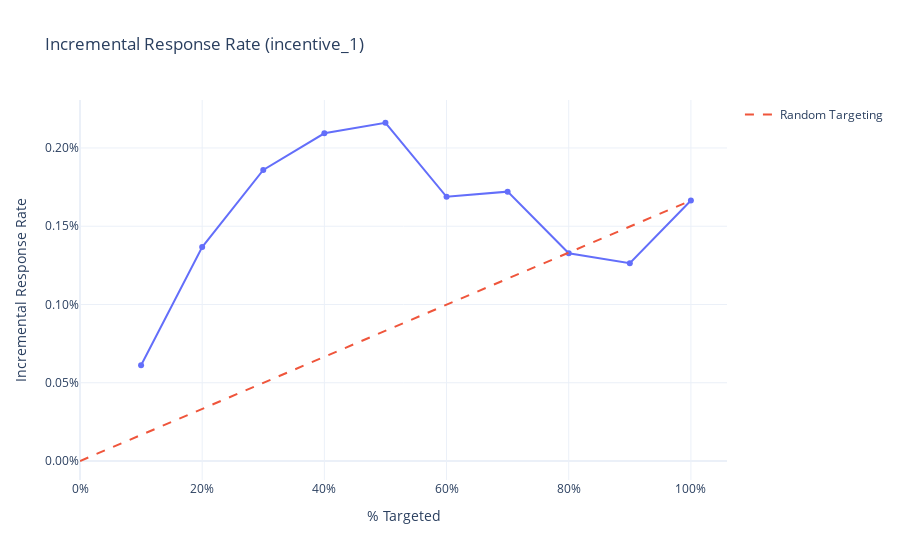
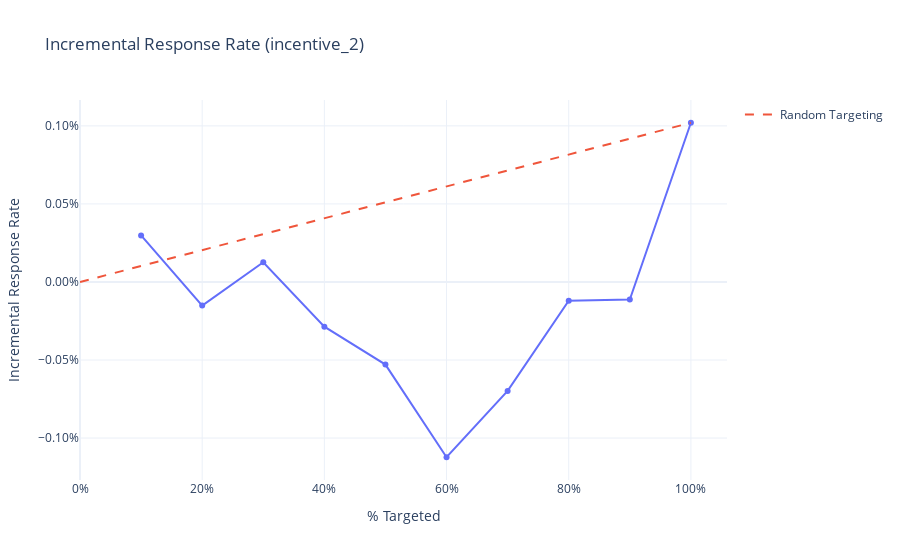
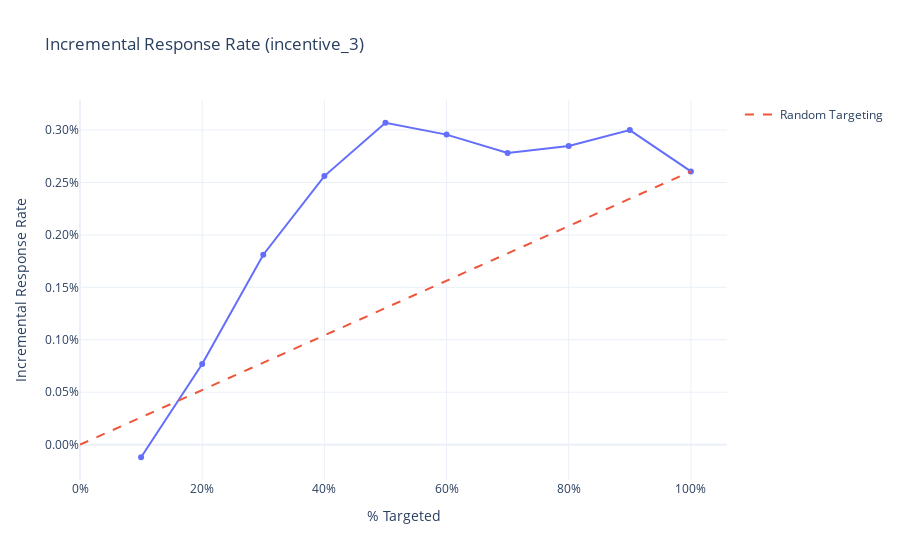
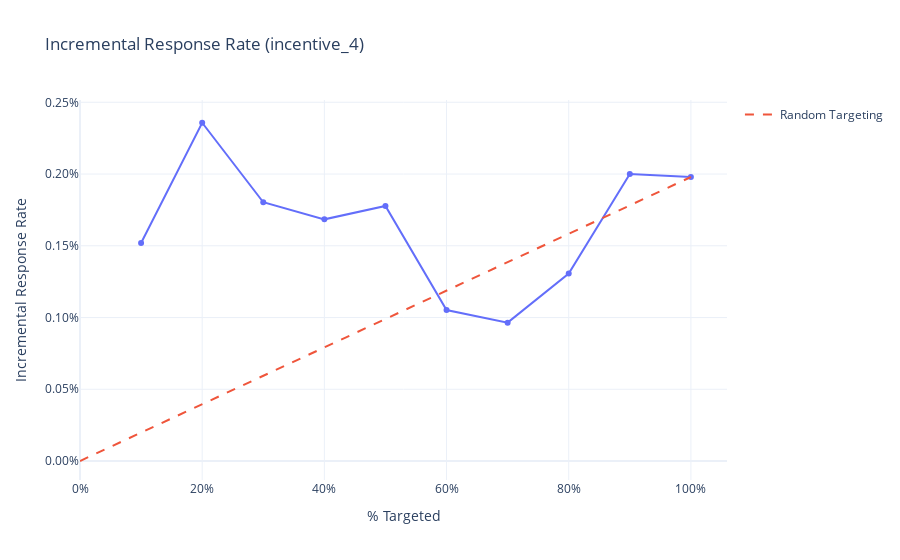

Notebook code for these charts, in order:
### Code cell
import plotly.io as pio
pio.renderers.default = "jupyterlab"
out_dir = Path("Output")
out_dir.mkdir(parents=True, exist_ok=True)

for k, qini_k in qini_bins.groupby("incentive_k", sort=True):
    fig = plot_incremental_response_rate(qini_k)

    incentive = f"incentive_{k}"

    # Add incentive number to the title
    fig.update_layout(
        title=f"Incremental Response Rate ({incentive})"
    )

    fig.write_html(out_dir / f"{incentive}_incremental_response_rate.html")

    fig.show()

### Figure 1 — Plotly figure (JSON) as saved in the notebook; plotly's stock layout.template omitted (floating-point values rounded to 4 significant figures)
{"data": [{"hovertemplate": "% Targeted=%{x}<br>Incremental Response Rate=%{y}<extra></extra>", "legendgroup": "", "line": {"color": "#636efa", "dash": "solid"}, "marker": {"symbol": "circle"}, "mode": "lines+markers", "name": "", "orientation": "v", "showlegend": false, "type": "scatter", "x": [0.1, 0.2, 0.3, 0.4, 0.5, 0.6, 0.7, 0.8, 0.9, 1.0], "xaxis": "x", "y": [0.0006117, 0.001367, 0.001859, 0.002094, 0.002161, 0.001688, 0.001721, 0.001327, 0.001263, 0.001664], "yaxis": "y"}, {"line": {"dash": "dash"}, "mode": "lines", "name": "Random Targeting", "type": "scatter", "x": [0, 1], "y": [0, 0.001664]}], "layout": {"legend": {"title": {"text": ""}, "tracegroupgap": 0}, "title": {"text": "Incremental Response Rate (incentive_1)"}, "xaxis": {"anchor": "y", "domain": [0, 1], "tickformat": ".0%", "title": {"text": "% Targeted"}}, "yaxis": {"anchor": "x", "domain": [0, 1], "tickformat": ".2%", "title": {"text": "Incremental Response Rate"}}}}

### Figure 2 — Plotly figure (JSON) as saved in the notebook; plotly's stock layout.template omitted (floating-point values rounded to 4 significant figures)
{"data": [{"hovertemplate": "% Targeted=%{x}<br>Incremental Response Rate=%{y}<extra></extra>", "legendgroup": "", "line": {"color": "#636efa", "dash": "solid"}, "marker": {"symbol": "circle"}, "mode": "lines+markers", "name": "", "orientation": "v", "showlegend": false, "type": "scatter", "x": [0.1, 0.2, 0.3, 0.4, 0.5, 0.6, 0.7, 0.8, 0.9, 1.0], "xaxis": "x", "y": [0.0002982, -0.0001511, 0.0001262, -0.0002862, -0.0005294, -0.001123, -0.0006979, -0.0001208, -0.0001122, 0.00102], "yaxis": "y"}, {"line": {"dash": "dash"}, "mode": "lines", "name": "Random Targeting", "type": "scatter", "x": [0, 1], "y": [0, 0.00102]}], "layout": {"legend": {"title": {"text": ""}, "tracegroupgap": 0}, "title": {"text": "Incremental Response Rate (incentive_2)"}, "xaxis": {"anchor": "y", "domain": [0, 1], "tickformat": ".0%", "title": {"text": "% Targeted"}}, "yaxis": {"anchor": "x", "domain": [0, 1], "tickformat": ".2%", "title": {"text": "Incremental Response Rate"}}}}

### Figure 3 — Plotly figure (JSON) as saved in the notebook; plotly's stock layout.template omitted (floating-point values rounded to 4 significant figures)
{"data": [{"hovertemplate": "% Targeted=%{x}<br>Incremental Response Rate=%{y}<extra></extra>", "legendgroup": "", "line": {"color": "#636efa", "dash": "solid"}, "marker": {"symbol": "circle"}, "mode": "lines+markers", "name": "", "orientation": "v", "showlegend": false, "type": "scatter", "x": [0.1, 0.2, 0.3, 0.4, 0.5, 0.6, 0.7, 0.8, 0.9, 1.0], "xaxis": "x", "y": [-0.0001199, 0.0007694, 0.001811, 0.00256, 0.003069, 0.002956, 0.002781, 0.002847, 0.002999, 0.002605], "yaxis": "y"}, {"line": {"dash": "dash"}, "mode": "lines", "name": "Random Targeting", "type": "scatter", "x": [0, 1], "y": [0, 0.002605]}], "layout": {"legend": {"title": {"text": ""}, "tracegroupgap": 0}, "title": {"text": "Incremental Response Rate (incentive_3)"}, "xaxis": {"anchor": "y", "domain": [0, 1], "tickformat": ".0%", "title": {"text": "% Targeted"}}, "yaxis": {"anchor": "x", "domain": [0, 1], "tickformat": ".2%", "title": {"text": "Incremental Response Rate"}}}}

### Figure 4 — Plotly figure (JSON) as saved in the notebook; plotly's stock layout.template omitted (floating-point values rounded to 4 significant figures)
{"data": [{"hovertemplate": "% Targeted=%{x}<br>Incremental Response Rate=%{y}<extra></extra>", "legendgroup": "", "line": {"color": "#636efa", "dash": "solid"}, "marker": {"symbol": "circle"}, "mode": "lines+markers", "name": "", "orientation": "v", "showlegend": false, "type": "scatter", "x": [0.1, 0.2, 0.3, 0.4, 0.5, 0.6, 0.7, 0.8, 0.9, 1.0], "xaxis": "x", "y": [0.001519, 0.002357, 0.001803, 0.001684, 0.001778, 0.001052, 0.0009644, 0.001307, 0.002, 0.001979], "yaxis": "y"}, {"line": {"dash": "dash"}, "mode": "lines", "name": "Random Targeting", "type": "scatter", "x": [0, 1], "y": [0, 0.001979]}], "layout": {"legend": {"title": {"text": ""}, "tracegroupgap": 0}, "title": {"text": "Incremental Response Rate (incentive_4)"}, "xaxis": {"anchor": "y", "domain": [0, 1], "tickformat": ".0%", "title": {"text": "% Targeted"}}, "yaxis": {"anchor": "x", "domain": [0, 1], "tickformat": ".2%", "title": {"text": "Incremental Response Rate"}}}}
